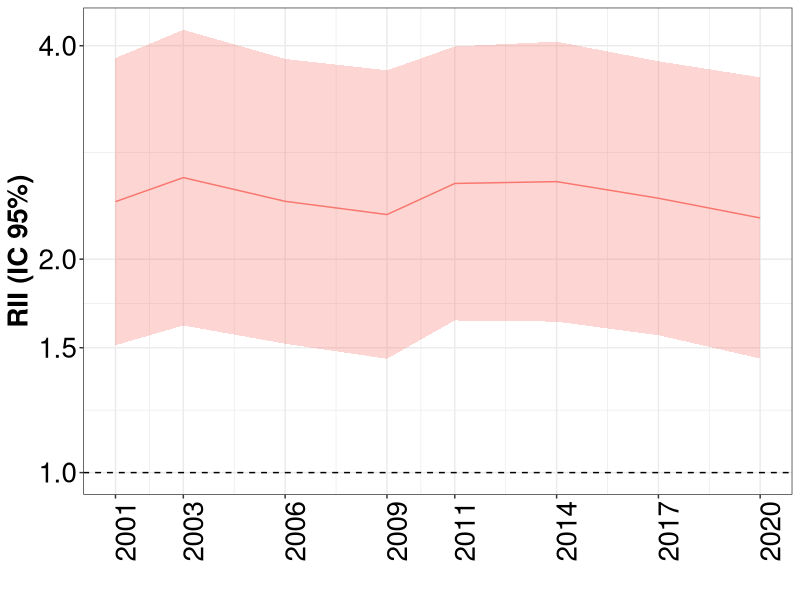
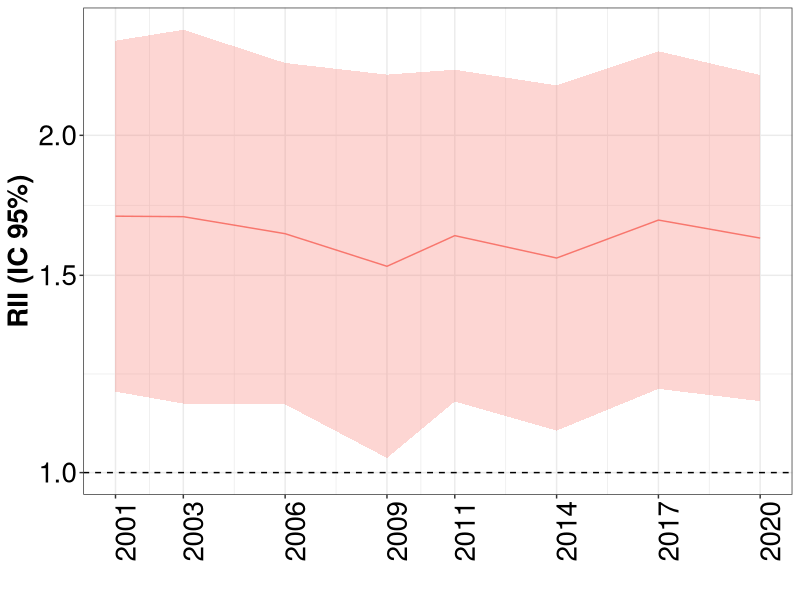
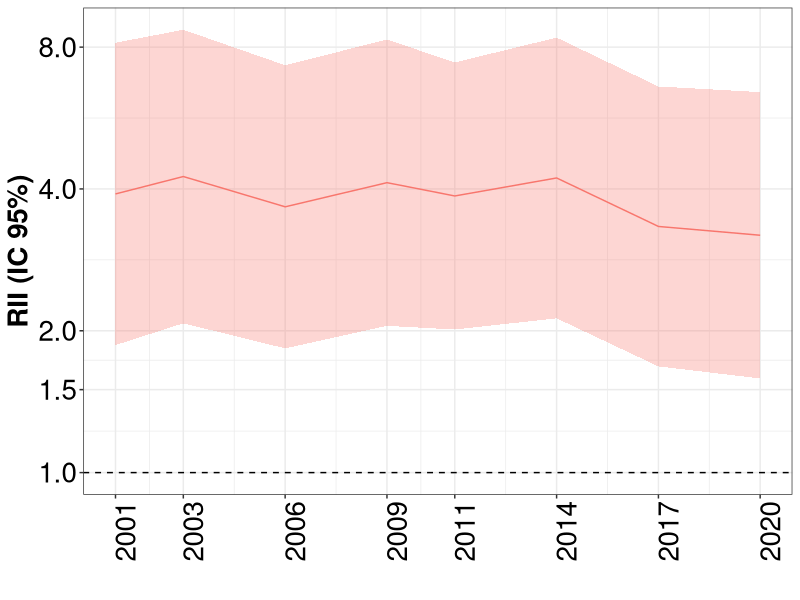
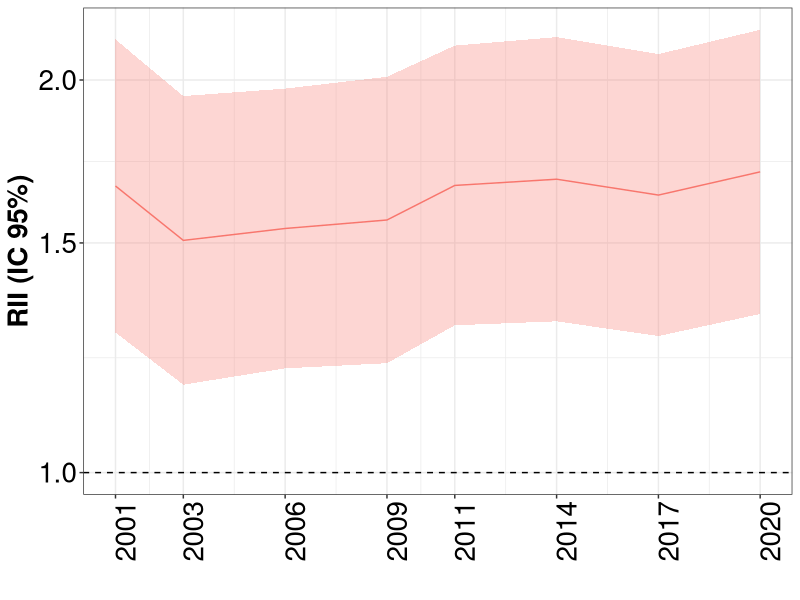
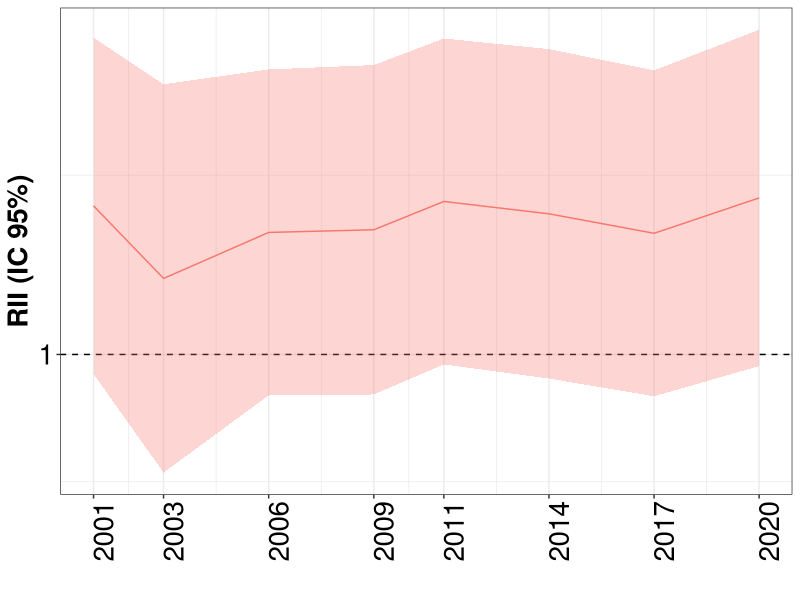
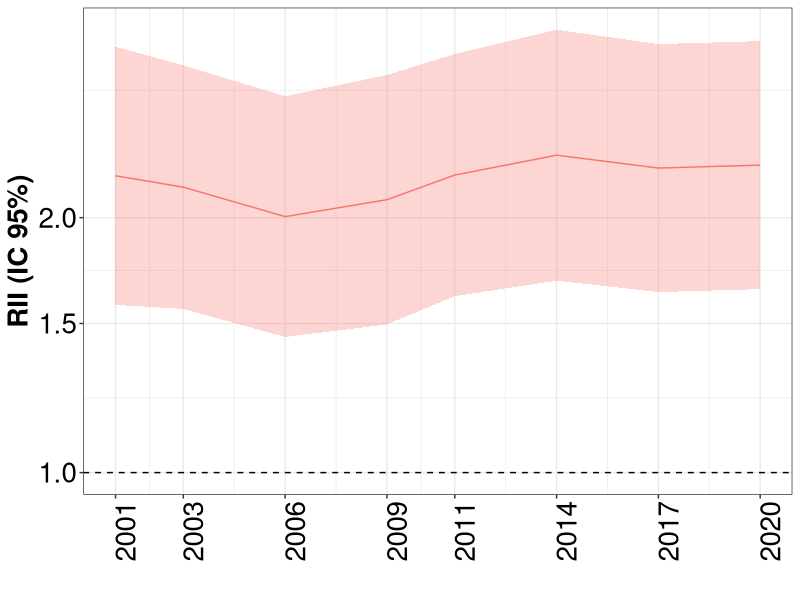
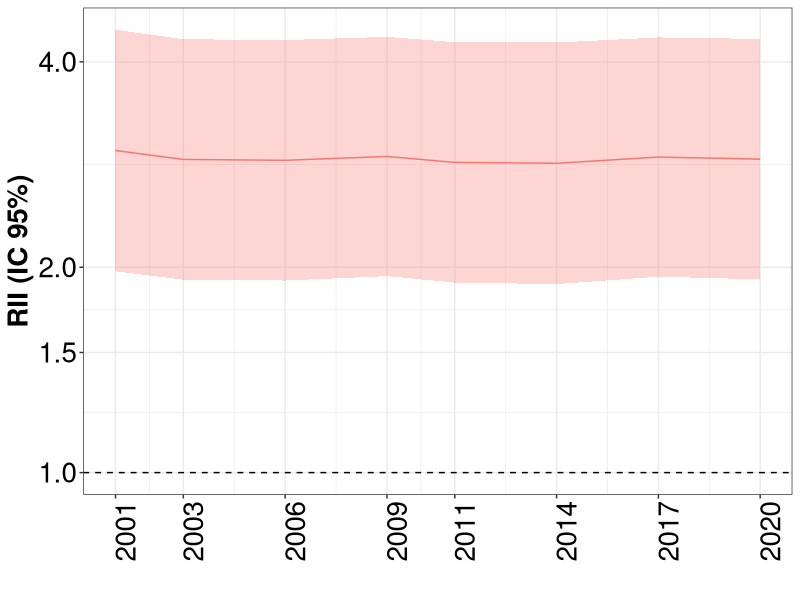
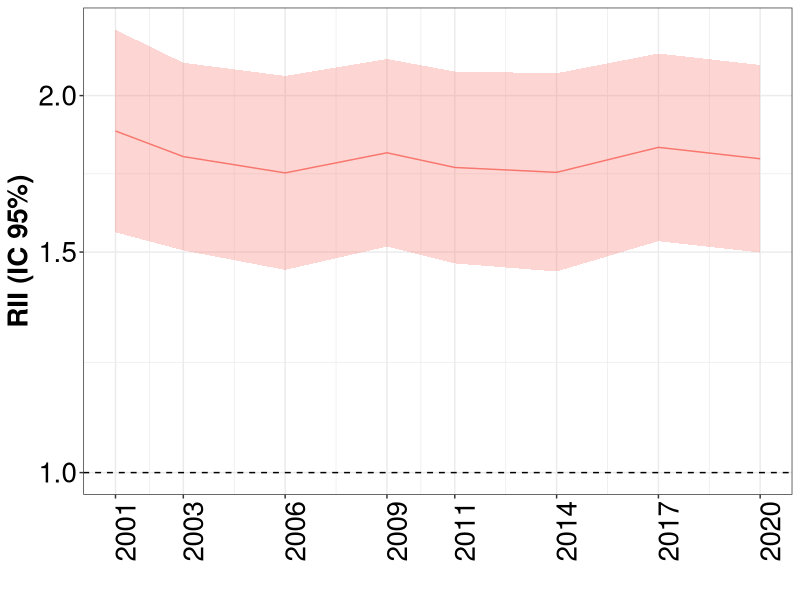

Write the R code that produced these figures, in order.
## ---- chunk 1
knitr::opts_chunk$set(echo = TRUE)
library(tidyverse)
library(readxl)
library(ggplot2)

## ---- chunk 2

desigualdades_rii <- read.csv("rii.csv")
datos_ca <- desigualdades_rii %>%
  filter(abreviatura == "GA")

## ---- chunk 3

datos_ca %>%
  filter(fr =="diabetes", sexo=="Overall") %>%
  ggplot(aes(x=as.Date(encuesta), y=rii, ymin=rii_infci, ymax=rii_supci, group=fr)) +
  geom_hline(yintercept = 1, lty = 2) +
  geom_ribbon(alpha=0.3, aes(fill=fr)) +
  geom_line(aes(color=fr)) +
  scale_y_continuous(trans="log", breaks=c(0.75, 1, 1.5, 2, 4, 8, 16, 32))+
  scale_x_date(date_labels = "%Y", breaks = unique(as.Date(datos_ca$encuesta)))+
  labs(x="", y="RII (IC 95%)")+
  theme_bw()+
  theme(axis.text=element_text(size=20, color="black"),
                  axis.title=element_text(size=20, face="bold", color="black"),
                  axis.text.x = element_text(angle = 90),
                  strip.text = element_text(size=20, face="bold", color="black"),
                  legend.position="none")

## ---- chunk 4

datos_ca %>%
  filter(fr =="diabetes", sexo=="Hombre") %>%
  ggplot(aes(x=as.Date(encuesta), y=rii, ymin=rii_infci, ymax=rii_supci, group=fr)) +
  geom_hline(yintercept = 1, lty = 2) +
  geom_ribbon(alpha=0.3, aes(fill=fr)) +
  geom_line(aes(color=fr)) +
  scale_y_continuous(trans="log", breaks=c(0.75, 1, 1.5, 2, 4, 8, 16, 32))+
  scale_x_date(date_labels = "%Y", breaks = unique(as.Date(datos_ca$encuesta)))+
  labs(x="", y="RII (IC 95%)")+
  theme_bw()+
  theme(axis.text=element_text(size=20, color="black"),
                  axis.title=element_text(size=20, face="bold", color="black"),
                  axis.text.x = element_text(angle = 90),
                  strip.text = element_text(size=20, face="bold", color="black"),
                  legend.position="none")

## ---- chunk 5

datos_ca %>%
  filter(fr =="diabetes", sexo=="Mujeres") %>%
  ggplot(aes(x=as.Date(encuesta), y=rii, ymin=rii_infci, ymax=rii_supci, group=fr)) +
  geom_hline(yintercept = 1, lty = 2) +
  geom_ribbon(alpha=0.3, aes(fill=fr)) +
  geom_line(aes(color=fr)) +
  scale_y_continuous(trans="log", breaks=c(0.75, 1, 1.5, 2, 4, 8, 16, 32))+
  scale_x_date(date_labels = "%Y", breaks = unique(as.Date(datos_ca$encuesta)))+
  labs(x="", y="RII (IC 95%)")+
  theme_bw()+
  theme(axis.text=element_text(size=20, color="black"),
                  axis.title=element_text(size=20, face="bold", color="black"),
                  axis.text.x = element_text(angle = 90),
                  strip.text = element_text(size=20, face="bold", color="black"),
                  legend.position="none")

## ---- chunk 6

datos_ca %>%
  filter(fr =="hta", sexo=="Overall") %>%
  ggplot(aes(x=as.Date(encuesta), y=rii, ymin=rii_infci, ymax=rii_supci, group=fr)) +
  geom_hline(yintercept = 1, lty = 2) +
  geom_ribbon(alpha=0.3, aes(fill=fr)) +
  geom_line(aes(color=fr)) +
  scale_y_continuous(trans="log", breaks=c(0.75, 1, 1.5, 2, 4, 8, 16, 32))+
  scale_x_date(date_labels = "%Y", breaks = unique(as.Date(datos_ca$encuesta)))+
  labs(x="", y="RII (IC 95%)")+
  theme_bw()+
  theme(axis.text=element_text(size=20, color="black"),
                  axis.title=element_text(size=20, face="bold", color="black"),
                  axis.text.x = element_text(angle = 90),
                  strip.text = element_text(size=20, face="bold", color="black"),
                  legend.position="none")
## ---- chunk 7

datos_ca %>%
  filter(fr =="hta", sexo=="Hombre") %>%
  ggplot(aes(x=as.Date(encuesta), y=rii, ymin=rii_infci, ymax=rii_supci, group=fr)) +
  geom_hline(yintercept = 1, lty = 2) +
  geom_ribbon(alpha=0.3, aes(fill=fr)) +
  geom_line(aes(color=fr)) +
  scale_y_continuous(trans="log", breaks=c(0.75, 1, 1.5, 2, 4, 8, 16, 32))+
  scale_x_date(date_labels = "%Y", breaks = unique(as.Date(datos_ca$encuesta)))+
  labs(x="", y="RII (IC 95%)")+
  theme_bw()+
  theme(axis.text=element_text(size=20, color="black"),
                  axis.title=element_text(size=20, face="bold", color="black"),
                  axis.text.x = element_text(angle = 90),
                  strip.text = element_text(size=20, face="bold", color="black"),
                  legend.position="none")

## ---- chunk 8

datos_ca %>%
  filter(fr =="hta", sexo=="Mujeres") %>%
  ggplot(aes(x=as.Date(encuesta), y=rii, ymin=rii_infci, ymax=rii_supci, group=fr)) +
  geom_hline(yintercept = 1, lty = 2) +
  geom_ribbon(alpha=0.3, aes(fill=fr)) +
  geom_line(aes(color=fr)) +
  scale_y_continuous(trans="log", breaks=c(0.75, 1, 1.5, 2, 4, 8, 16, 32))+
  scale_x_date(date_labels = "%Y", breaks = unique(as.Date(datos_ca$encuesta)))+
  labs(x="", y="RII (IC 95%)")+
  theme_bw()+
  theme(axis.text=element_text(size=20, color="black"),
                  axis.title=element_text(size=20, face="bold", color="black"),
                  axis.text.x = element_text(angle = 90),
                  strip.text = element_text(size=20, face="bold", color="black"),
                  legend.position="none")

## ---- chunk 9

datos_ca %>%
  filter(fr =="obesity", sexo=="Overall") %>%
  ggplot(aes(x=as.Date(encuesta), y=rii, ymin=rii_infci, ymax=rii_supci, group=fr)) +
  geom_hline(yintercept = 1, lty = 2) +
  geom_ribbon(alpha=0.3, aes(fill=fr)) +
  geom_line(aes(color=fr)) +
  scale_y_continuous(trans="log", breaks=c(0.75, 1, 1.5, 2, 4, 8, 16, 32))+
  scale_x_date(date_labels = "%Y", breaks = unique(as.Date(datos_ca$encuesta)))+
  labs(x="", y="RII (IC 95%)")+
  theme_bw()+
  theme(axis.text=element_text(size=20, color="black"),
                  axis.title=element_text(size=20, face="bold", color="black"),
                  axis.text.x = element_text(angle = 90),
                  strip.text = element_text(size=20, face="bold", color="black"),
                  legend.position="none")
## ---- chunk 10

datos_ca %>%
  filter(fr =="obesity", sexo=="Hombre") %>%
  ggplot(aes(x=as.Date(encuesta), y=rii, ymin=rii_infci, ymax=rii_supci, group=fr)) +
  geom_hline(yintercept = 1, lty = 2) +
  geom_ribbon(alpha=0.3, aes(fill=fr)) +
  geom_line(aes(color=fr)) +
  scale_y_continuous(trans="log", breaks=c(0.75, 1, 1.5, 2, 4, 8, 16, 32))+
  scale_x_date(date_labels = "%Y", breaks = unique(as.Date(datos_ca$encuesta)))+
  labs(x="", y="RII (IC 95%)")+
  theme_bw()+
  theme(axis.text=element_text(size=20, color="black"),
                  axis.title=element_text(size=20, face="bold", color="black"),
                  axis.text.x = element_text(angle = 90),
                  strip.text = element_text(size=20, face="bold", color="black"),
                  legend.position="none")

## ---- chunk 11

datos_ca %>%
  filter(fr =="obesity", sexo=="Mujeres") %>%
  ggplot(aes(x=as.Date(encuesta), y=rii, ymin=rii_infci, ymax=rii_supci, group=fr)) +
  geom_hline(yintercept = 1, lty = 2) +
  geom_ribbon(alpha=0.3, aes(fill=fr)) +
  geom_line(aes(color=fr)) +
  scale_y_continuous(trans="log", breaks=c(0.75, 1, 1.5, 2, 4, 8, 16, 32))+
  scale_x_date(date_labels = "%Y", breaks = unique(as.Date(datos_ca$encuesta)))+
  labs(x="", y="RII (IC 95%)")+
  theme_bw()+
  theme(axis.text=element_text(size=20, color="black"),
                  axis.title=element_text(size=20, face="bold", color="black"),
                  axis.text.x = element_text(angle = 90),
                  strip.text = element_text(size=20, face="bold", color="black"),
                  legend.position="none")

## ---- chunk 12

datos_ca %>%
  filter(fr =="col", sexo=="Overall") %>%
  ggplot(aes(x=as.Date(encuesta), y=rii, ymin=rii_infci, ymax=rii_supci, group=fr)) +
  geom_hline(yintercept = 1, lty = 2) +
  geom_ribbon(alpha=0.3, aes(fill=fr)) +
  geom_line(aes(color=fr)) +
  scale_y_continuous(trans="log", breaks=c(0.75, 1, 1.5, 2, 4, 8, 16, 32))+
  scale_x_date(date_labels = "%Y", breaks = unique(as.Date(datos_ca$encuesta)))+
  labs(x="", y="RII (IC 95%)")+
  theme_bw()+
  theme(axis.text=element_text(size=20, color="black"),
                  axis.title=element_text(size=20, face="bold", color="black"),
                  axis.text.x = element_text(angle = 90),
                  strip.text = element_text(size=20, face="bold", color="black"),
                  legend.position="none")
## ---- chunk 13

datos_ca %>%
  filter(fr =="col", sexo=="Hombre") %>%
  ggplot(aes(x=as.Date(encuesta), y=rii, ymin=rii_infci, ymax=rii_supci, group=fr)) +
  geom_hline(yintercept = 1, lty = 2) +
  geom_ribbon(alpha=0.3, aes(fill=fr)) +
  geom_line(aes(color=fr)) +
  scale_y_continuous(trans="log", breaks=c(0.75, 1, 1.5, 2, 4, 8, 16, 32))+
  scale_x_date(date_labels = "%Y", breaks = unique(as.Date(datos_ca$encuesta)))+
  labs(x="", y="RII (IC 95%)")+
  theme_bw()+
  theme(axis.text=element_text(size=20, color="black"),
                  axis.title=element_text(size=20, face="bold", color="black"),
                  axis.text.x = element_text(angle = 90),
                  strip.text = element_text(size=20, face="bold", color="black"),
                  legend.position="none")

## ---- chunk 14

datos_ca %>%
  filter(fr =="col", sexo=="Mujeres") %>%
  ggplot(aes(x=as.Date(encuesta), y=rii, ymin=rii_infci, ymax=rii_supci, group=fr)) +
  geom_hline(yintercept = 1, lty = 2) +
  geom_ribbon(alpha=0.3, aes(fill=fr)) +
  geom_line(aes(color=fr)) +
  scale_y_continuous(trans="log", breaks=c(0.75, 1, 1.5, 2, 4, 8, 16, 32))+
  scale_x_date(date_labels = "%Y", breaks = unique(as.Date(datos_ca$encuesta)))+
  labs(x="", y="RII (IC 95%)")+
  theme_bw()+
  theme(axis.text=element_text(size=20, color="black"),
                  axis.title=element_text(size=20, face="bold", color="black"),
                  axis.text.x = element_text(angle = 90),
                  strip.text = element_text(size=20, face="bold", color="black"),
                  legend.position="none")

## ---- chunk 15

datos_ca %>%
  filter(fr =="sedentario", sexo=="Overall") %>%
  ggplot(aes(x=as.Date(encuesta), y=rii, ymin=rii_infci, ymax=rii_supci, group=fr)) +
  geom_hline(yintercept = 1, lty = 2) +
  geom_ribbon(alpha=0.3, aes(fill=fr)) +
  geom_line(aes(color=fr)) +
  scale_y_continuous(trans="log", breaks=c(0.75, 1, 1.5, 2, 4, 8, 16, 32))+
  scale_x_date(date_labels = "%Y", breaks = unique(as.Date(datos_ca$encuesta)))+
  labs(x="", y="RII (IC 95%)")+
  theme_bw()+
  theme(axis.text=element_text(size=20, color="black"),
                  axis.title=element_text(size=20, face="bold", color="black"),
                  axis.text.x = element_text(angle = 90),
                  strip.text = element_text(size=20, face="bold", color="black"),
                  legend.position="none")
## ---- chunk 16

datos_ca %>%
  filter(fr =="sedentario", sexo=="Hombre") %>%
  ggplot(aes(x=as.Date(encuesta), y=rii, ymin=rii_infci, ymax=rii_supci, group=fr)) +
  geom_hline(yintercept = 1, lty = 2) +
  geom_ribbon(alpha=0.3, aes(fill=fr)) +
  geom_line(aes(color=fr)) +
  scale_y_continuous(trans="log", breaks=c(0.75, 1, 1.5, 2, 4, 8, 16, 32))+
  scale_x_date(date_labels = "%Y", breaks = unique(as.Date(datos_ca$encuesta)))+
  labs(x="", y="RII (IC 95%)")+
  theme_bw()+
  theme(axis.text=element_text(size=20, color="black"),
                  axis.title=element_text(size=20, face="bold", color="black"),
                  axis.text.x = element_text(angle = 90),
                  strip.text = element_text(size=20, face="bold", color="black"),
                  legend.position="none")

## ---- chunk 17

datos_ca %>%
  filter(fr =="sedentario", sexo=="Mujeres") %>%
  ggplot(aes(x=as.Date(encuesta), y=rii, ymin=rii_infci, ymax=rii_supci, group=fr)) +
  geom_hline(yintercept = 1, lty = 2) +
  geom_ribbon(alpha=0.3, aes(fill=fr)) +
  geom_line(aes(color=fr)) +
  scale_y_continuous(trans="log", breaks=c(0.75, 1, 1.5, 2, 4, 8, 16, 32))+
  scale_x_date(date_labels = "%Y", breaks = unique(as.Date(datos_ca$encuesta)))+
  labs(x="", y="RII (IC 95%)")+
  theme_bw()+
  theme(axis.text=element_text(size=20, color="black"),
                  axis.title=element_text(size=20, face="bold", color="black"),
                  axis.text.x = element_text(angle = 90),
                  strip.text = element_text(size=20, face="bold", color="black"),
                  legend.position="none")

## ---- chunk 18

datos_ca %>%
  filter(fr =="smoking", sexo=="Overall") %>%
  ggplot(aes(x=as.Date(encuesta), y=rii, ymin=rii_infci, ymax=rii_supci, group=fr)) +
  geom_hline(yintercept = 1, lty = 2) +
  geom_ribbon(alpha=0.3, aes(fill=fr)) +
  geom_line(aes(color=fr)) +
  scale_y_continuous(trans="log", breaks=c(0.75, 1, 1.5, 2, 4, 8, 16, 32))+
  scale_x_date(date_labels = "%Y", breaks = unique(as.Date(datos_ca$encuesta)))+
  labs(x="", y="RII (IC 95%)")+
  theme_bw()+
  theme(axis.text=element_text(size=20, color="black"),
                  axis.title=element_text(size=20, face="bold", color="black"),
                  axis.text.x = element_text(angle = 90),
                  strip.text = element_text(size=20, face="bold", color="black"),
                  legend.position="none")
## ---- chunk 19

datos_ca %>%
  filter(fr =="smoking", sexo=="Hombre") %>%
  ggplot(aes(x=as.Date(encuesta), y=rii, ymin=rii_infci, ymax=rii_supci, group=fr)) +
  geom_hline(yintercept = 1, lty = 2) +
  geom_ribbon(alpha=0.3, aes(fill=fr)) +
  geom_line(aes(color=fr)) +
  scale_y_continuous(trans="log", breaks=c(0.75, 1, 1.5, 2, 4, 8, 16, 32))+
  scale_x_date(date_labels = "%Y", breaks = unique(as.Date(datos_ca$encuesta)))+
  labs(x="", y="RII (IC 95%)")+
  theme_bw()+
  theme(axis.text=element_text(size=20, color="black"),
                  axis.title=element_text(size=20, face="bold", color="black"),
                  axis.text.x = element_text(angle = 90),
                  strip.text = element_text(size=20, face="bold", color="black"),
                  legend.position="none")

## ---- chunk 20

datos_ca %>%
  filter(fr =="smoking", sexo=="Mujeres") %>%
  ggplot(aes(x=as.Date(encuesta), y=rii, ymin=rii_infci, ymax=rii_supci, group=fr)) +
  geom_hline(yintercept = 1, lty = 2) +
  geom_ribbon(alpha=0.3, aes(fill=fr)) +
  geom_line(aes(color=fr)) +
  scale_y_continuous(trans="log", breaks=c(0.75, 1, 1.5, 2, 4, 8, 16, 32))+
  scale_x_date(date_labels = "%Y", breaks = unique(as.Date(datos_ca$encuesta)))+
  labs(x="", y="RII (IC 95%)")+
  theme_bw()+
  theme(axis.text=element_text(size=20, color="black"),
                  axis.title=element_text(size=20, face="bold", color="black"),
                  axis.text.x = element_text(angle = 90),
                  strip.text = element_text(size=20, face="bold", color="black"),
                  legend.position="none")

## ---- chunk 21

datos_ca %>%
  filter(fr =="alcohol", sexo=="Overall") %>%
  ggplot(aes(x=as.Date(encuesta), y=rii, ymin=rii_infci, ymax=rii_supci, group=fr)) +
  geom_hline(yintercept = 1, lty = 2) +
  geom_ribbon(alpha=0.3, aes(fill=fr)) +
  geom_line(aes(color=fr)) +
  scale_y_continuous(trans="log", breaks=c(0.75, 1, 1.5, 2, 4, 8, 16, 32))+
  scale_x_date(date_labels = "%Y", breaks = unique(as.Date(datos_ca$encuesta)))+
  labs(x="", y="RII (IC 95%)")+
  theme_bw()+
  theme(axis.text=element_text(size=20, color="black"),
                  axis.title=element_text(size=20, face="bold", color="black"),
                  axis.text.x = element_text(angle = 90),
                  strip.text = element_text(size=20, face="bold", color="black"),
                  legend.position="none")
## ---- chunk 22

datos_ca %>%
  filter(fr =="alcohol", sexo=="Hombre") %>%
  ggplot(aes(x=as.Date(encuesta), y=rii, ymin=rii_infci, ymax=rii_supci, group=fr)) +
  geom_hline(yintercept = 1, lty = 2) +
  geom_ribbon(alpha=0.3, aes(fill=fr)) +
  geom_line(aes(color=fr)) +
  scale_y_continuous(trans="log", breaks=c(0.75, 1, 1.5, 2, 4, 8, 16, 32))+
  scale_x_date(date_labels = "%Y", breaks = unique(as.Date(datos_ca$encuesta)))+
  labs(x="", y="RII (IC 95%)")+
  theme_bw()+
  theme(axis.text=element_text(size=20, color="black"),
                  axis.title=element_text(size=20, face="bold", color="black"),
                  axis.text.x = element_text(angle = 90),
                  strip.text = element_text(size=20, face="bold", color="black"),
                  legend.position="none")

## ---- chunk 23

datos_ca %>%
  filter(fr =="alcohol", sexo=="Mujeres") %>%
  ggplot(aes(x=as.Date(encuesta), y=rii, ymin=rii_infci, ymax=rii_supci, group=fr)) +
  geom_hline(yintercept = 1, lty = 2) +
  geom_ribbon(alpha=0.3, aes(fill=fr)) +
  geom_line(aes(color=fr)) +
  scale_y_continuous(trans="log", breaks=c(0.75, 1, 1.5, 2, 4, 8, 16, 32))+
  scale_x_date(date_labels = "%Y", breaks = unique(as.Date(datos_ca$encuesta)))+
  labs(x="", y="RII (IC 95%)")+
  theme_bw()+
  theme(axis.text=element_text(size=20, color="black"),
                  axis.title=element_text(size=20, face="bold", color="black"),
                  axis.text.x = element_text(angle = 90),
                  strip.text = element_text(size=20, face="bold", color="black"),
                  legend.position="none")

